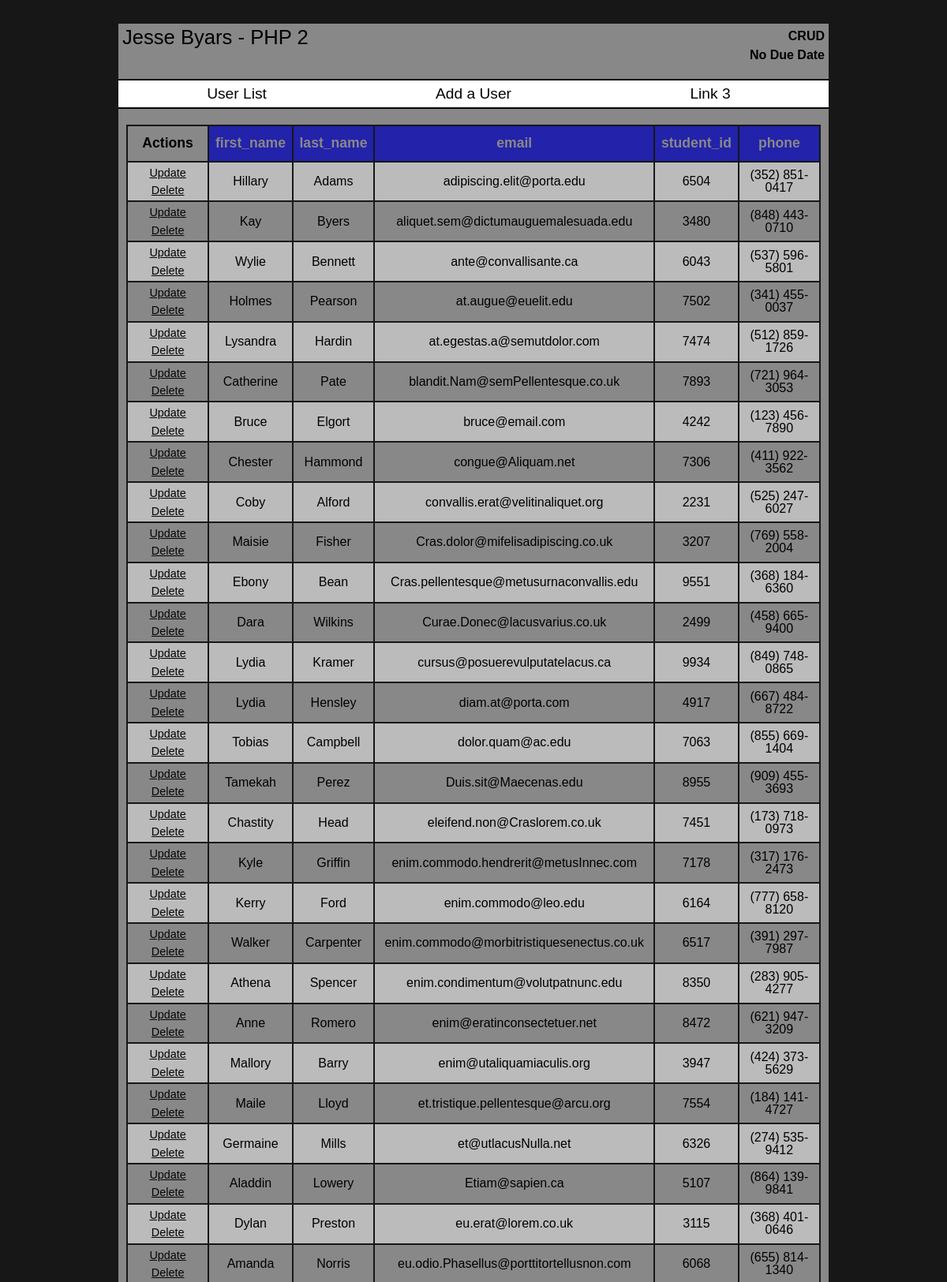
Page /?sortby=email (upper part) on the committed database.
### tables this page shows
CREATE TABLE `students` (
  `first_name` varchar(20) NOT NULL,
  `last_name` varchar(40) NOT NULL,
  `email` varchar(60) NOT NULL,
  `student_id` smallint(4) NOT NULL,
  `phone` varchar(20) NOT NULL,
  PRIMARY KEY (`student_id`),
  KEY `student_id` (`student_id`)
);

### index.php (called while the page is built, shortened)
<?php
	include 'includes/header.inc.php';
	require 'includes/mysqli_connect.inc.php';
	require 'includes/crudfunctions.php';
?>
				<?php
					display_table($dbc, "students", $_SESSION['sortby'], $_SESSION['sortmethod']);
				?>
<?php include 'includes/footer.inc.php'; ?>

### includes/crudfunctions.php (the view, shortened to what this page needs)
<?php
	function display_table($dbc, $t, $o = null, $s = "ASC") {
		$q = "SELECT * FROM $t LIMIT 1";
		$r = mysqli_query($dbc, $q);
		$row = mysqli_fetch_assoc($r);
		echo "<table class=\"tabledisplay\">";
		echo "<tr>";
		echo "<th>Actions</th>";
		foreach($row as $k => $v) {
			echo "<th class=\"sortlink\"><a href=\"?sortby=$k\">$k</a></th>";
		}
		echo "</tr>";
		$q = "SELECT * FROM $t";
		if(isset($o)) {
			$q .= " ORDER BY " . $o . " " . $s;
		}
		$r = mysqli_query($dbc, $q);
		while($row = mysqli_fetch_assoc($r)) {
			echo "<tr>";
			echo "<td>";
			echo "<p class=\"actions\"><a href=\"?update={$row['student_id']}\">Update</a></p>";
			echo "<p class=\"actions\"><a href=\"?delete={$row['student_id']}\">Delete</a></p>";
			echo "</td>";
			foreach($row as $v) {
				echo "<td>$v</td>";
			}
			echo "</tr>";
		}
		echo "</table>";
	}
			?>

### styles/base.css (style rules this page uses)
html, body, div, span, applet, object, iframe, h1, h2, h3, h4, h5, h6, p, blockquote, pre, a, abbr, acronym, address, big, cite, code, del, dfn, em, img, ins, kbd, q, s, samp, small, strike, strong, sub, sup, tt, var, b, u, i, center, dl, dt, dd, ol, ul, li, fieldset, form, label, legend, table, caption, tbody, tfoot, thead, tr, th, td, article, aside, canvas, details, embed, figure, figcaption, footer, header, hgroup, menu, nav, output, ruby, section, summary, time, mark, audio, video { margin: 0; padding: 0; border: 0; font-size: 100%; font: inherit; vertical-align: baseline; }
body { line-height: 1; }
table { border-collapse: collapse; border-spacing: 0; }
body { background-color: #171717; width: 100%; margin: 0 auto; font-family: sans-serif; }
.tabledisplay { width: 100%; }
.tabledisplay th, .tabledisplay td { vertical-align: middle; border: 2px solid #171717; width: 10%; padding: 2px 1px; text-align: center; }
.tabledisplay tr:nth-child(even) { background-color: #bbbbbb; }
.tabledisplay th { padding: 13px 0px; font-weight: bold; font-size: 1.1em; }
.tabledisplay a:link, .tabledisplay a:visited { color: #050505; }
.tabledisplay .sortlink { background-color: #2222aa; }
.tabledisplay .sortlink a:link, .tabledisplay .sortlink a:visited { color: #888888; text-decoration: none; }
.actions { font-size: .9em; padding: 4px 0px; }

### rows in the picture
students: first_name "Hillary", last_name "Adams", email "adipiscing.elit@porta.edu", student_id "6504", phone "(352) 851-0417"
students: first_name "Kay", last_name "Byers", email "aliquet.sem@dictumauguemalesuada.edu", student_id "3480", phone "(848) 443-0710"
students: first_name "Wylie", last_name "Bennett", email "ante@convallisante.ca", student_id "6043", phone "(537) 596-5801"
students: first_name "Holmes", last_name "Pearson", email "at.augue@euelit.edu", student_id "7502", phone "(341) 455-0037"
students: first_name "Lysandra", last_name "Hardin", email "at.egestas.a@semutdolor.com", student_id "7474", phone "(512) 859-1726"
students: first_name "Catherine", last_name "Pate", email "blandit.Nam@semPellentesque.co.uk", student_id "7893", phone "(721) 964-3053"
students: first_name "Bruce", last_name "Elgort", email "bruce@email.com", student_id "4242", phone "(123) 456-7890"
students: first_name "Chester", last_name "Hammond", email "congue@Aliquam.net", student_id "7306", phone "(411) 922-3562"
students: first_name "Coby", last_name "Alford", email "convallis.erat@velitinaliquet.org", student_id "2231", phone "(525) 247-6027"
students: first_name "Maisie", last_name "Fisher", email "Cras.dolor@mifelisadipiscing.co.uk", student_id "3207", phone "(769) 558-2004"
students: first_name "Ebony", last_name "Bean", email "Cras.pellentesque@metusurnaconvallis.edu", student_id "9551", phone "(368) 184-6360"
students: first_name "Dara", last_name "Wilkins", email "Curae.Donec@lacusvarius.co.uk", student_id "2499", phone "(458) 665-9400"
students: first_name "Lydia", last_name "Kramer", email "cursus@posuerevulputatelacus.ca", student_id "9934", phone "(849) 748-0865"
students: first_name "Lydia", last_name "Hensley", email "diam.at@porta.com", student_id "4917", phone "(667) 484-8722"
students: first_name "Tobias", last_name "Campbell", email "dolor.quam@ac.edu", student_id "7063", phone "(855) 669-1404"
students: first_name "Tamekah", last_name "Perez", email "Duis.sit@Maecenas.edu", student_id "8955", phone "(909) 455-3693"
students: first_name "Chastity", last_name "Head", email "eleifend.non@Craslorem.co.uk", student_id "7451", phone "(173) 718-0973"
students: first_name "Kyle", last_name "Griffin", email "enim.commodo.hendrerit@metusInnec.com", student_id "7178", phone "(317) 176-2473"
students: first_name "Kerry", last_name "Ford", email "enim.commodo@leo.edu", student_id "6164", phone "(777) 658-8120"
students: first_name "Walker", last_name "Carpenter", email "enim.commodo@morbitristiquesenectus.co.uk", student_id "6517", phone "(391) 297-7987"
students: first_name "Athena", last_name "Spencer", email "enim.condimentum@volutpatnunc.edu", student_id "8350", phone "(283) 905-4277"
students: first_name "Anne", last_name "Romero", email "enim@eratinconsectetuer.net", student_id "8472", phone "(621) 947-3209"
students: first_name "Mallory", last_name "Barry", email "enim@utaliquamiaculis.org", student_id "3947", phone "(424) 373-5629"
students: first_name "Maile", last_name "Lloyd", email "et.tristique.pellentesque@arcu.org", student_id "7554", phone "(184) 141-4727"
students: first_name "Germaine", last_name "Mills", email "et@utlacusNulla.net", student_id "6326", phone "(274) 535-9412"
students: first_name "Aladdin", last_name "Lowery", email "Etiam@sapien.ca", student_id "5107", phone "(864) 139-9841"
students: first_name "Dylan", last_name "Preston", email "eu.erat@lorem.co.uk", student_id "3115", phone "(368) 401-0646"
students: first_name "Amanda", last_name "Norris", email "eu.odio.Phasellus@porttitortellusnon.com", student_id "6068", phone "(655) 814-1340"

### other values in the picture
$banner_title "Jesse Byars - PHP 2"
$assignment_name "CRUD"
$due_date "No Due Date"
$k "first_name"
$k "last_name"
$k "email"
$k "student_id"
$k "phone"
